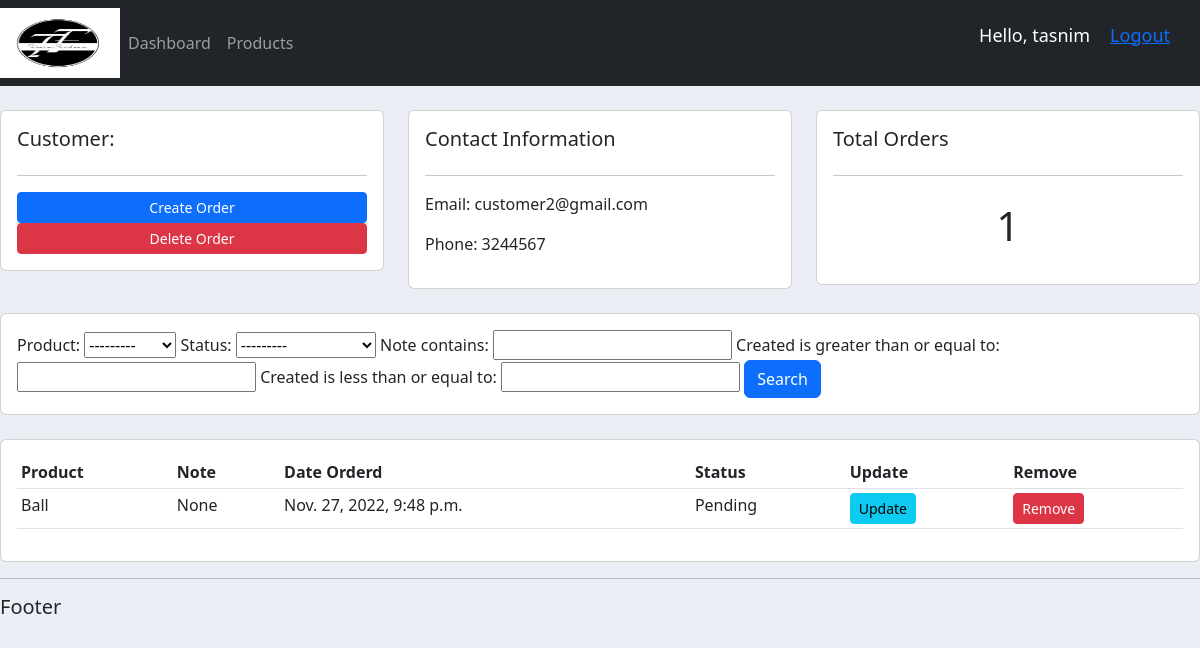
The page /customer/2/ (signed in) on the database its author committed.
### accounts/models.py (models this page shows, shortened)
class Customer(models.Model):
    user = models.OneToOneField(User, null = True, blank = True, on_delete = models.CASCADE)
    name = models.CharField(max_length = 200, null = True)
    phone = models.CharField(max_length = 200, null = True)
    email = models.CharField(max_length = 200, null = True)
    profile_pic = models.ImageField(default = 'profile_pic.png', null = True, blank = True)
    created = models.DateTimeField(auto_now_add = True, null = True)

class Order(models.Model):
    STATUS =    (
                ('Pending', 'Pending'),
                ('Out for delivery', 'Out for delivery'),
                ('Delivered', 'Delivered'),
                )
    customer = models.ForeignKey(Customer, null = True, on_delete = models.SET_NULL)
    product = models.ForeignKey(Product, null = True, on_delete = models.SET_NULL)
    status = models.CharField(max_length = 200, null = True, choices = STATUS)
    created = models.DateTimeField(auto_now_add = True, null = True)
    note = models.CharField(max_length = 1000, null = True)

class Product(models.Model):
    CATEGORY =  (
                ('In-door', 'In-door'),
                ('Out-door', 'Out-door')
                )
    name = models.CharField(max_length = 200, null = True)
    price = models.FloatField(null = True)
    category = models.CharField(max_length = 200, null = True, choices = CATEGORY)
    description = models.CharField(max_length = 200, null = True, blank = True)
    created = models.DateTimeField(auto_now_add = True, null = True)
    tags = models.ManyToManyField(Tag)
    def __str__(self):
        return self.name

### accounts/decorators.py (the view)
        def wrapper_func(request, *args, **kwargs):
            group = None
            if request.user.groups.exists():
                group = request.user.groups.all()[0].name
            if group in allowed_roles:
                return view_func(request, *args, **kwargs)
            else:
                return HttpResponse('You are not authorized to view this page.')

### accounts/views.py (called while the page is built)
@login_required(login_url = 'login')
@allowed_users(allowed_roles = ['admin'])
def customer(request,customer_id):
    customer = Customer.objects.get(id = customer_id)
    orders = customer.order_set.all()
    order_count = orders.count()
    myFilter = OrderFilter(request.GET, queryset = orders)
    orders = myFilter.qs
    context = {'customer':customer,'orders':orders,'order_count':order_count, 'myFilter':myFilter}
    return render(request, 'accounts/customer.html',context)

### accounts/templates/accounts/customer.html
{% extends 'accounts/main.html' %}
{% block content %}
<br>
<div class="row">
	<div class="col-md">
		<div class="card card-body">
			<h5>Customer:</h5>
			<hr>
			<a class="btn btn-primary btn-sm btn-block" href="{% url 'create_order' customer.id %}">Create Order</a>
			<a class="btn btn-sm btn-danger btn-block" href="">Delete Order</a>
		</div>
	</div>
	<div class="col-md">
		<div class="card card-body">
			<h5>Contact Information</h5>
			<hr>
			<p>Email: {{customer.email}}</p>
			<p>Phone: {{customer.phone}}</p>
		</div>
	</div>
	<div class="col-md">
		<div class="card card-body">
			<h5>Total Orders</h5>
			<hr>
			<h1 style="text-align: center;padding: 10px">{{order_count}}</h1>
		</div>
	</div>
</div>
<br>
<div class="row">
	<div class="col">
		<div class="card card-body">
			<form method="get">
				{{myFilter.form}}
		    <button class="btn btn-primary" type="submit">Search</button>
		  </form>
		</div>
	</div>
</div>
<br>
<div class="row">
	<div class="col-md">
		<div class="card card-body">
			<table class="table table-sm">
				<tr>
					<th>Product</th>
					<th>Note</th>
					<th>Date Orderd</th>
					<th>Status</th>
					<th>Update</th>
					<th>Remove</th>
				</tr>
				{% for order in orders %}
					<tr>
						<td>{{order.product}}</td>
						<td>{{order.note}}</td>
						<td>{{order.created}}</td>
						<td>{{order.status}}</td>
						<td><a class="btn btn-primary btn-sm btn-info" href="{% url 'update_order' order.id %}">Update</a></td>
                        <td><a class="btn btn-primary btn-sm btn-danger" href="{% url 'delete_order' order.id %}">Remove</a></td>
					</tr>
				{% endfor %}
			</table>
		</div>
	</div>
</div>
{% endblock %}

### accounts/templates/accounts/navbar.html (shortened to what this page needs)
{% load static %}
<nav class="navbar navbar-expand-lg navbar-dark bg-dark">
    <img id="logo" src="{% static '/images/logo.png' %}" alt="">
    <div class="collapse navbar-collapse" id="navbarNav">
      <ul class="navbar-nav">
        {% if request.user.is_staff %}
        <li class="nav-item active">
          <a class="nav-link" href="{% url 'home' %}">Dashboard</a>
        </li>
        <li class="nav-item">
          <a class="nav-link" href="{% url 'products' %}">Products</a>
        </li>
        {% else %}
        <li class="nav-item">
          <a class="nav-link" href="{% url 'account' %}">Profile</a>
        </li>
        {% endif %}
      </ul>
    </div>
    <div class = "hello-msg">
      <p >Hello, {{request.user}}</p>
      <a href = "{% url 'logout' %}">Logout</a>
    </div>
</nav>

### static/css/main.css (style rules this page uses)
#logo { width: 120px; height: 70px; }
body { background-color: #ebeff5; }

### accounts/templates/accounts/navbar.html (style rules this page uses)
.hello-msg { font-size: 18px; color: #fff; margin-right: 30px; display: flex; }
.hello-msg p { margin-right: 20px;; }

### rows shown on the page
Customer: email "customer2@gmail.com", phone "3244567"
Order: product "Ball", note "None", created "Nov. 27, 2022, 9:48 p.m.", status "Pending"

### other values the page prints
{{ request.user }} "tasnim"
{{ order_count }} "1"
